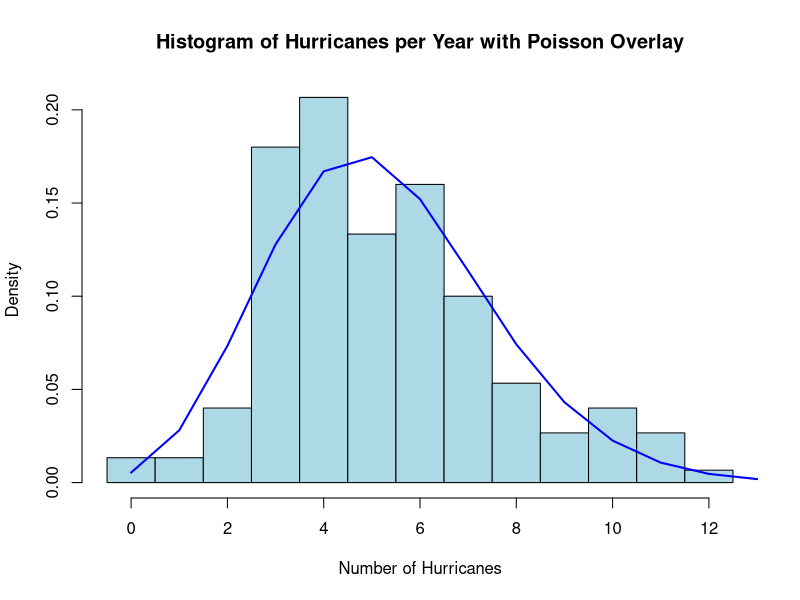
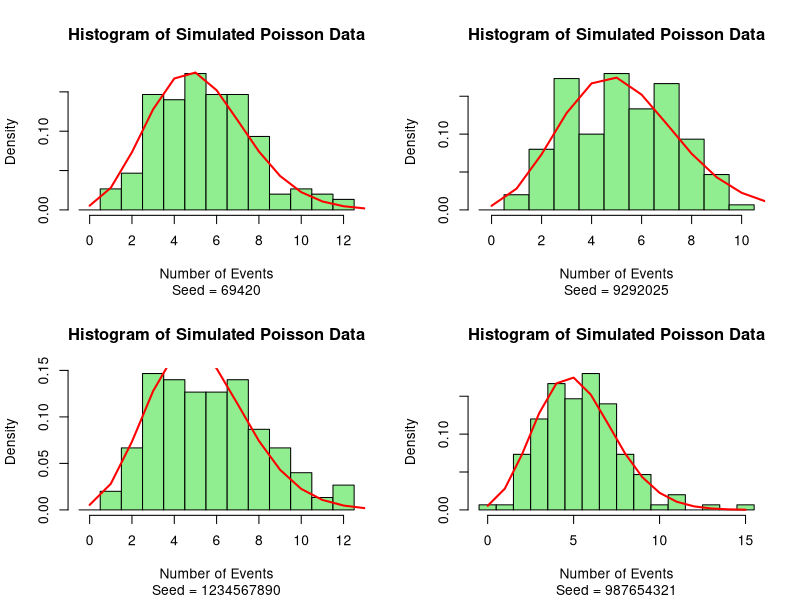
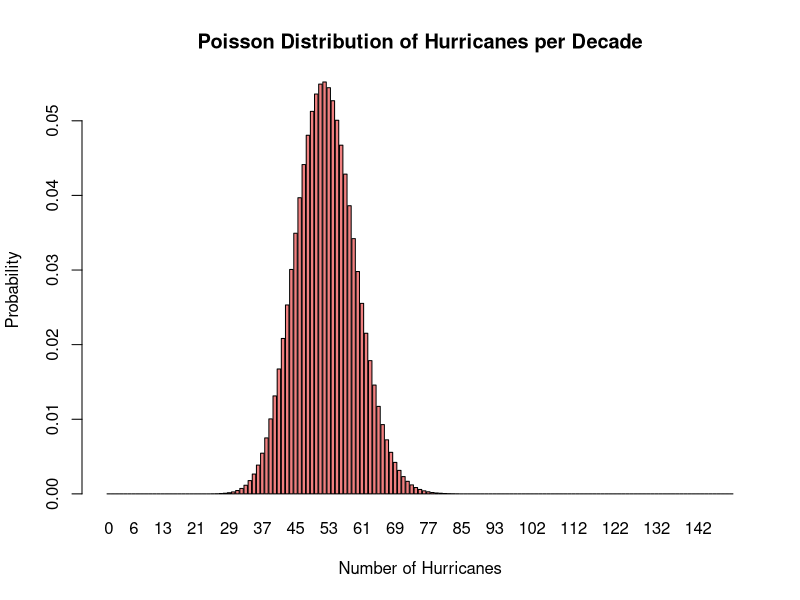

The R source for these figures, in order:
# lab 5

# Q1 (a) Compute the average number of Hurricanes per year (we will use it as an estimate of μ). 

data <- read.csv("lab5/hurr1.csv")
avg <- mean(data$hurr)
print(avg)

# Q1 (b) Obtain the histogram of the data and overlay it with a plot of exact Poisson probabilities. 
# Q1 (b_a) Make sure the histogram is in the density format. To do this, use hist(x, freq = F). 
# Q1 (b_b) To overlay the plot with probabilities, use lines(0:15, dpois(0:15, avg)) where avg is the mean number of hurricanes per year. 
par(mfrow = c(1, 1))
hist(as.numeric(data$hurr), freq = F, breaks = seq(-0.5, max(data$hurr)+0.5, by=1), main="Histogram of Hurricanes per Year with Poisson Overlay", xlab="Number of Hurricanes", ylab="Density", col="lightblue")
lines(0:15, dpois(0:15, avg), col = "blue", lwd = 2)

# Q1 (c) Does the theoretical distribution (Poisson) appear to fit the data? (To see what kind of fit can be considered satisfactory, you might simulate 150 Poisson values and make their histograms a couple of times.)

set.seed(69420)
simulated_data_1 <- rpois(150, avg)
set.seed(9292025)
simulated_data_2 <- rpois(150, avg)
set.seed(1234567890)
simulated_data_3 <- rpois(150, avg)
set.seed(987654321)
simulated_data_4 <- rpois(150, avg)

par(mfrow = c(2, 2))
hist(simulated_data_1, freq = F, breaks = seq(-0.5, max(simulated_data_1)+0.5, by=1), main="Histogram of Simulated Poisson Data", xlab="Number of Events", ylab="Density", col="lightgreen", sub = "Seed = 69420")
lines(0:15, dpois(0:15, avg), col = "red", lwd = 2)
hist(simulated_data_2, freq = F, breaks = seq(-0.5, max(simulated_data_2)+0.5, by=1), main="Histogram of Simulated Poisson Data", xlab="Number of Events", ylab="Density", col="lightgreen", sub = "Seed = 9292025")
lines(0:15, dpois(0:15, avg), col = "red", lwd = 2)
hist(simulated_data_3, freq = F, breaks = seq(-0.5, max(simulated_data_3)+0.5, by=1), main="Histogram of Simulated Poisson Data", xlab="Number of Events", ylab="Density", col="lightgreen", sub = "Seed = 1234567890")
lines(0:15, dpois(0:15, avg), col = "red", lwd = 2)
hist(simulated_data_4, freq = F, breaks = seq(-0.5, max(simulated_data_4)+0.5, by=1), main="Histogram of Simulated Poisson Data", xlab="Number of Events", ylab="Density", col="lightgreen", sub = "Seed = 987654321")
lines(0:15, dpois(0:15, avg), col = "red", lwd = 2)



# Q1 (d) In 2005, 15 hurricanes occurred. Is this highly unusual? Compute the probability that at any given year, there will be at least (≥) 15 hurricanes. As a result of this Problem, you may conclude that 2005 number contradicts the decades-long trend. This may mean that either Poisson model does not completely work or the climate is changing

tot_data = length(data$hurr)
at_least_15 = sum(data$hurr >= 15) # count how many years had at least 15 hurricanes
prob_at_least_15 = at_least_15 / tot_data
theo_prob_at_least_15 = 1 - ppois(14, avg) # P(X >= 15) = 1 - P(X <= 14)
print(prob_at_least_15)
print(theo_prob_at_least_15)




# Q2 Now, let’s consider the number of hurricanes per decade. 
# Q2 (a) Obtain a plot of the Poisson distribution representing the number of hurricanes per decade (what value of μ are you going to use?).
decade_avg <- avg * 10

par(mfrow = c(1, 1))
barplot(dpois(0:150, decade_avg), names.arg=0:150, main="Poisson Distribution of Hurricanes per Decade", xlab="Number of Hurricanes", ylab="Probability", col="lightcoral")

# Q2 (b) In the 2001-2010 decade, 78 hurricanes occurred. Is this highly unusual?
theo_prob_at_least_78 <- 1 - ppois(77, decade_avg)
print(theo_prob_at_least_78)



# Q4 (a) Calculate a vector of Poisson probabilities with the mean 5, for x-values from 0 to 10.
mean = 5
x_values <- 0:10
poisson_probs <- dpois(x_values, mean)
print(round(poisson_probs, 4)) # round function because numbers really long

# Q4 (b) Calculate vectors of Binomial probabilities for the following values: n = 20, p = 0.25, n = 100, p = ? (choose the value of p to match the mean of 5) n = 500, p = ?
# Compare the Binomial results to Poisson. [Hint: If you’re going to print the numerical values, use round function to avoid excessive precision. For example, round(pi, 4)]
n1 <- 20
p1 <- 0.25
binom_probs1 <- dbinom(x_values, n1, p1)
print(round(binom_probs1, 4))

n2 <- 100
mean2 <- 5
p2 <- mean2 / n2
binom_probs2 <- dbinom(x_values, n2, p2)
print(round(binom_probs2, 4))

n3 <- 500
mean3 <- 5
p3 <- mean3 / n3
binom_probs3 <- dbinom(x_values, n3, p3)
print(round(binom_probs3, 4))

ratio_1 <- binom_probs1 / poisson_probs
ratio_2 <- binom_probs2 / poisson_probs
ratio_3 <- binom_probs3 / poisson_probs

print(mean(ratio_1))
print(mean(ratio_2))
print(mean(ratio_3))